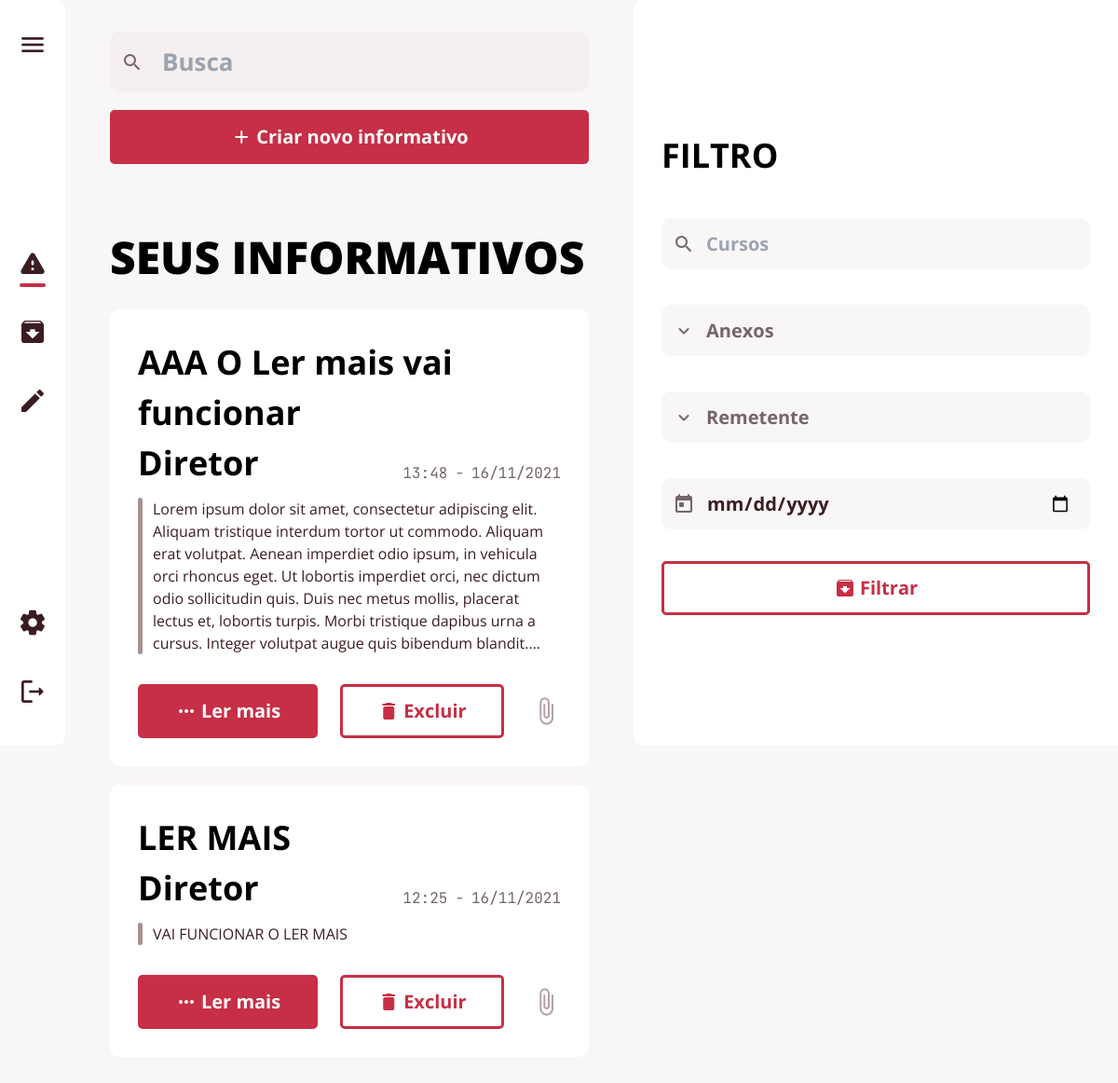
Screenshot of /editar (signed in) with the database file from the repository.
### app/database/models.py (models this page shows, shortened)
class Postagem(db.Model):
    __tablename__ = "postagem"
    id = db.Column(db.Integer, primary_key=True, autoincrement=True)
    titulo = db.Column(db.String(150), nullable=False)
    texto = db.Column(db.String(150), nullable=False)
    data = db.Column(db.DateTime, default=datetime.now)
    postagem_arquivada = db.relationship('Arquivadas')
    user_id = db.Column(db.Integer, db.ForeignKey('user.id'))
    destinatario = db.relationship('Papel',
                                   secondary=postagem_papel_tabela,
                                   back_populates='postagem')

class Papel(db.Model):
    __tablename__ = "papel"
    id = db.Column(db.Integer, primary_key=True, autoincrement=True)
    nome = db.Column(db.String(150), unique=True, nullable=False)
    pode_editar = db.Column(db.Boolean, default=0)
    admin = db.Column(db.Boolean, default=0)
    postagem = db.relationship('Postagem',
                               secondary=postagem_papel_tabela,
                               back_populates='destinatario')
    user = db.relationship('User',
                           secondary=user_papel_tabela,
                           back_populates='papeis')
    def __repr__(self):
        return self.nome

### app/view.py (the view, shortened to what this page needs)
@ routes.route('/editar', methods=['POST', 'GET'])
@ login_required
def edit():
    form = SelectForm()
    form.select.choices = [(select.id, select.nome)
                           for select in Papel.query.join(Papel.user).filter(User.id != user.id).all()]
    papel = db.session.query(Papel.nome).all()
    print(papel)
    user_papel = papel_postagem(user.papeis)
    print(form.select.data)
    if not user_edit():
        return redirect(url_for('view.inicio'))
    posts = db.session.query(Postagem).filter(
        Postagem.user_id == user.id).order_by(Postagem.data.desc()).all()
    '''if request.method == 'GET':
        busca = request.form.get("busca")
        if busca:
            busca = f"%{busca}%"
            search_post = db.session.query(Postagem).filter(
                Postagem.user_id == user.id).filter(Postagem.titulo.like(
                    busca)).order_by(Postagem.data.desc()).all()
            posts = search_post
        filtro_data = request.form.get("data")
        if filtro_data:
            filtro_data = f"%{filtro_data}%"
            filtro_data = db.session.query(Postagem).filter(
                Postagem.user_id == user.id).filter(Postagem.titulo.like(
                    busca)).order_by(Postagem.data.desc()).all()
            posts = filtro_data'''
    return render_template('editar.html', posts=posts, user=user, user_papel=user_papel, papel=papel, user_edit=user_edit(), form=form)

### app/formulario/registerForm.py
class SelectForm(FlaskForm):
    select = ChosenSelectMultipleField("Enviar para", choices=[])

### app/formulario/registerForm.py (called while the page is built)
def _add_chosen_class(kwargs):
    if 'render_kw' in kwargs:
        if 'class' in kwargs['render_kw']:
            kwargs['render_kw']['class'] += ' chosen-select'
        else:
            kwargs['render_kw']['class'] = 'chosen-select'
    else:
        kwargs['render_kw'] = {'class': 'chosen-select'}

### app/view.py (called while the page is built)
def user_edit():
    user_edit = db.session.query(Papel.pode_editar).join(
        Papel.user).filter(User.id == user.id).all()
    for edit in user_edit:
        if edit:
            user_edit = edit[0]
        break
    return user_edit

def papel_postagem(papel):
    return ', '.join(map(str, papel))

### app/templates/editar.html (shortened to what this page needs)
{% extends 'base.html' %}
{% block head %}
<link rel="stylesheet" href="{{url_for('static', filename='style/editar.css')}}">
{% endblock %}
{% block btn_criar %}
<div class="create-btn-box">
    <button class="btn btn-full btn-popup" id="btnpop">
        <span class="material-icons-round">add</span>
        <p>Criar novo informativo</p>
    </button>
</div>
{% endblock %}
{% block main_text %}SEUS INFORMATIVOS{% endblock %}
{% block main %}
{% for post in posts %}
<div class="card-box">
    <h2 class="title-text">{{ post.titulo }}</h2>
    <div class="text-title-area">
        <h3 class="sender-name">{{ user_papel }}</h3>
        <div class="send-date">
            <p class="hour">{{ post.data.strftime('%H:%M') }}</p>
            <p class="date">{{ post.data.strftime('%d/%m/%Y') }}</p>
        </div>
    </div>
    <div class="text-area text-area--short">
        <p>{{ post.texto }}</p>
    </div>
    <div class="bottom-buttons">
        <button class="F-btn btn btn-full" onClick="abrirPopup({{ post.id }})">
            <span class="material-icons-round">more_horiz</span>
            <p>Ler mais</p>
        </button>
        <button class="F-btn btn btn-empty" onClick="deletarPost({{ post.id }})">
            <span class="material-icons-round">delete</span>
            <p>Excluir</p>
        </button>
        <span class="material-icons-round card-icon">
        </span>
    </div>
</div>
{% endfor %}
{% endblock %}

### app/templates/base.html (shortened to what this page needs)
{% from '_modal_lermais.html' import modal_lermais %}
<!DOCTYPE html>
<html lang="en">
<head>
  <link rel="stylesheet" href="https://cdnjs.cloudflare.com/ajax/libs/chosen/1.8.7/chosen.min.css">
  <link href="https://unpkg.com/tailwindcss@^2/dist/tailwind.min.css" rel="stylesheet">
  <link rel="stylesheet" href="{{url_for('static', filename='style/base.css')}}">
  {% block head %}{% endblock %}
</head>
<body>
  <div class="menu-wrapper">
    <div class="flex-nowrap">
      <nav class="main-nav resp-nav">
        <div class="main-nav-items top-items">
          <button class="hamburger-menu">
            <span class="material-icons-round medium-icon ">menu</span>
          </button>
        </div>
        <div class="main-nav-items middle-items">
          <a href="/">
            <span class="material-icons-round medium-icon">warning</span>
            <div class="selection-bar is-selected"></div>
          </a>
          <a href="/arquivos">
            <span class="material-icons-round medium-icon">archive</span>
          </a>
          {% if user_edit %}
          <a href="/editar">
            <span class="material-icons-round medium-icon">edit</span>
          </a>
          {% endif %}
        </div>
        <div class="main-nav-items bottom-items">
          <a href="/config">
            <span class="material-icons-round medium-icon">settings</span>
          </a>
          <a href="/logout">
            <span class="material-icons-round medium-icon">logout</span>
          </a>
        </div>
      </nav>
      <div class="middle-box">
        <div class="middle-box-wrapper">
          {% block search %}
          <form action="" method="post">
            <div class="input-wrapper search-box">
              <input type="search" name="busca" placeholder="Busca">
            </div>
          </form>
          {% endblock %}
          {% block btn_criar %}{% endblock %}
          <main class="base-main">
            <div class="main-text">{% block main_text %}INFORMATIVOS{% endblock %}</div>
            {% block main %}
            {% endblock %}
          </main>
        </div>
      </div>
      <div class="right-menu">
        <div class="filter-section">
          <h2 class="section-title filter-title">FILTRO</h2>
          <form action="" method="Post">
            {% if user_edit %}
            <div class="input-wrapper small-input">
              <input type="search" name="cursos" placeholder="Cursos">
            </div>
            {% endif %}
            <div class="input-wrapper small-input">
              <select name="anexos" id="anexos">
                <option value="" disabled selected>Anexos</option>
              </select>
            </div>
            {% block remetente %}
            <div class="input-wrapper small-input">
              <select name="remetente" id="remetente">
                <option value="" disabled selected>Remetente</option>
              </select>
            </div>
            {% endblock %}
            <div class="input-wrapper small-input">
              <input type="date" name="data" placeholder="Dia/Mes/Ano">
            </div>
            <button class="btn btn-empty" style="justify-content: center;" value="Filtrar">
              <span class="material-icons-round">archive</span>
              <p>Filtrar</p>
            </button>
          </form>
        </div>
      </div>
    </div>
  </div>
</body>
</html>

### app/static/style/editar.css (style rules this page uses)
.create-btn-box { display: flex; margin-top: 1.2em; margin-bottom: 4em; align-items: center; }
.create-btn-box button { width: 100%; justify-content: center; }

### rows the page displays
Postagem: titulo "AAA O Ler mais vai funcionar", data "13:48", data "16/11/2021", texto "Lorem ipsum dolor sit amet, consectetur adipiscing elit. Aliquam tristique interdum tortor ut commodo. Aliquam erat volutpat. Aenean imperdiet odio ipsum, in vehicula orci rhoncus eget. Ut lobortis imperdiet orci, nec dictum odio sollicitudin quis. Duis nec metus mollis, placerat lectus et, lobortis turpis. Morbi tristique dapibus urna a cursus. Integer volutpat augue quis bibendum…"
Papel: nome "Diretor"
Postagem: titulo "LER MAIS", data "12:25", data "16/11/2021", texto "VAI FUNCIONAR O LER MAIS"
